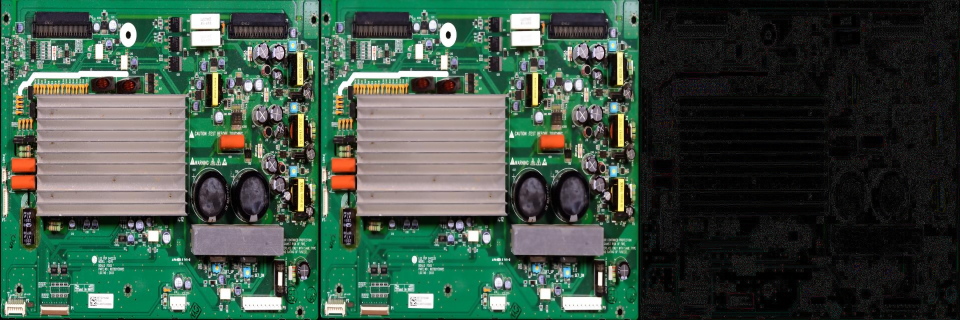
#> input picture presentation_assets/bilateral_filter_sample_comparison.png, 1920 x 640 px (shown at 1/2 size)
$ python -i enhance_pcb_adaptive_gamma.py   (imports and definitions only)
#> lines starting #> are read from the running program, lines starting #| are printed output that depends on the picture
#!/usr/bin/env python3
"""
tools/enhance_pcb_adaptive_gamma.py

Adaptive Gamma Correction & Retinex Material Enhancement for PCB Inspection.
=============================================================================
Replaces heuristic Canny binary edge detection with continuous Adaptive Gamma
Correction with Weighting Distribution (AGCWD) and illumination tone mapping.

Key Improvements over Canny:
1. Zero binary edge discontinuities (no hard 0/255 lines that corrupt conv kernels).
2. Suppresses microscopic FR-4 fiberglass weave noise instead of amplifying it.
3. Normalizes severe solder specular glare while illuminating dark component shadows.
4. Preserves continuous physical albedo and color fidelity.

Mathematical Formulation:
1. Illumination-Reflectance Decomposition: I = R ⊙ L (via edge-preserving bilateral filter).
2. Material Reflectance extraction: R = I / (L + eps).
3. Adaptive Gamma Illumination Mapping:
       P_w(l) = P_max * ((P(l) - P_min) / (P_max - P_min))^alpha
       gamma(l) = 1.0 - C_w(l)
       L_adapted = L^(gamma(L))
4. Photometric Fusion (Zero Canny):
       I_enhanced = (1 - alpha) * I_orig + alpha * (R ⊙ L_adapted)

Usage:
  1. Preview on a single image:
     python tools/enhance_pcb_adaptive_gamma.py --preview --input <path_to_image.jpg> --output preview.png

  2. Process full dataset:
     python tools/enhance_pcb_adaptive_gamma.py \
         --source datasets/pcb-unified-4class-cleaned \
         --dest datasets/pcb-adaptive-gamma-1280 \
         --alpha 0.35 --workers 8
"""

import argparse
import concurrent.futures
from pathlib import Path
import shutil
import time

import cv2
import numpy as np
import yaml


# ---------------------------------------------------------------------------
# Core Image Enhancement Functions
# ---------------------------------------------------------------------------

def compute_agaian_2023_lut(l_channel: np.ndarray) -> tuple:
    """
    Computes a 256-element Look-Up Table (LUT) for Adaptive Gamma Correction
    according to Trongtirakul, Agaian, & Wu (IEEE Access 2023, Eq. 23):

        f(L*) = L*_max * [ (L* / L*_max) ^ ( ln( c(L*) / (p(L*) - 1) + 2 ) / ln(2) ) ]

    where:
      - L* denotes the luma component in CIELAB color space.
      - L*_max is the maximum luminance in the image.
      - c(L*) is the empirical cumulative distribution function (CDF).
      - p(L*) is the empirical probability density function (PDF).
    """
    l_max = float(l_channel.max())
    if l_max <= 0:
        return np.arange(256, dtype=np.uint8), np.ones(256, dtype=np.float64)

    hist, _ = np.histogram(l_channel, bins=256, range=(0, 256))
    pdf = hist.astype(np.float64) / float(l_channel.size)
    cdf = np.cumsum(pdf)

    # Denominator: p(L*) - 1 <= 0
    denom = pdf - 1.0
    denom = np.where(denom == 0, -1e-7, denom)  # Safety against degenerate constant images

    # Ratio: c(L*) / (p(L*) - 1) is negative
    ratio = cdf / denom

    # Inside logarithm: ratio + 2 ranges strictly in [1.0, 2.0]
    inside = np.clip(ratio + 2.0, 1e-6, None)
    gamma = np.log(inside) / np.log(2.0)

    # Normalization and power mapping
    l_norm = np.arange(256, dtype=np.float64) / l_max
    lut = l_max * np.power(l_norm, gamma)
    lut_u8 = np.clip(lut, 0, 255).astype(np.uint8)

    return lut_u8, gamma


# [41 lines left out: functions compute_agcwd_lut, decompose_bilateral_retinex, not called in this run]


def enhance_pcb_agaian_adaptive_gamma(img_bgr: np.ndarray, blend: float = 1.0):
    """
    Applies Trongtirakul, Agaian & Wu (IEEE Access 2023) Adaptive Gamma Correction
    in CIELAB Color Space (Zero Canny Discontinuities, Zero Hue Shift).
    """
    lab = cv2.cvtColor(img_bgr, cv2.COLOR_BGR2LAB)
    L, a, b = cv2.split(lab)

    lut, gamma = compute_agaian_2023_lut(L)
    L_enh = cv2.LUT(L, lut)

    if blend < 1.0:
        L_final = np.clip((1.0 - blend) * L.astype(np.float32) + blend * L_enh.astype(np.float32), 0, 255).astype(np.uint8)
    else:
        L_final = L_enh

    lab_enh = cv2.merge([L_final, a, b])
    bgr_enh = cv2.cvtColor(lab_enh, cv2.COLOR_LAB2BGR)
    return bgr_enh, L, L_final, lut, gamma


def enhance_pcb_adaptive_gamma(img_bgr: np.ndarray, alpha: float = 0.35, agc_alpha: float = 0.5, method: str = "agaian2023"):
    """
    Dispatches to selected adaptive gamma method:
      - 'agaian2023': Trongtirakul & Agaian (IEEE Access 2023, Eq. 23) in CIELAB
      - 'agcwd': Huang et al. (2013) Bilateral Retinex AGCWD
    """
    if method == "agaian2023":
        bgr_enh, L_orig, L_final, lut, gamma = enhance_pcb_agaian_adaptive_gamma(img_bgr, blend=alpha if alpha > 0 else 1.0)
        return bgr_enh, L_orig, L_final, lut

    # Fallback to AGCWD
    l_smooth, r_norm, img_f, l_smooth_u8 = decompose_bilateral_retinex(img_bgr)
    lut = compute_agcwd_lut(l_smooth_u8, alpha=agc_alpha)
    l_adapted_u8 = cv2.LUT(l_smooth_u8, lut)
    l_adapted = (l_adapted_u8.astype(np.float32) / 255.0)[:, :, np.newaxis]

    adapted_refl = r_norm * l_adapted
    enhanced_f = (1.0 - alpha) * img_f + alpha * adapted_refl
    enhanced = np.clip(enhanced_f * 255.0, 0, 255).astype(np.uint8)
    return enhanced, l_smooth, r_norm, l_adapted_u8


# ---------------------------------------------------------------------------
# Dataset Processing Worker
# ---------------------------------------------------------------------------

# [204 lines left out: functions process_single_image, main, not called in this run]


# [2 lines not run here, left out]

>>> import cv2
>>> picture = cv2.imread('../presentation_assets/bilateral_filter_sample_comparison.png')
#> picture is the input picture: shape (640, 1920, 3); mean B, G, R 68.7, 81.5, 61
>>> result = enhance_pcb_adaptive_gamma(picture)
#> in enhance_pcb_agaian_adaptive_gamma, `lab = cv2.cvtColor(img_bgr, cv2.COLOR_BGR2LAB)`: lab: shape (640, 1920, 3); mean of channels 0, 1, 2 82.1, 119.9, 133.7
#> in enhance_pcb_agaian_adaptive_gamma, `L, a, b = cv2.split(lab)`:
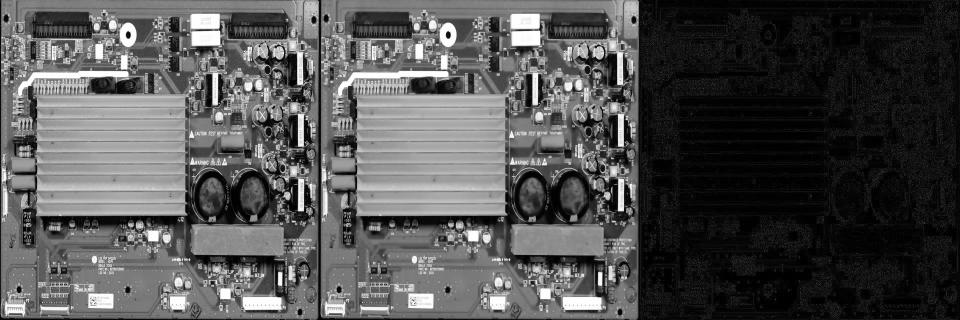
#> L: shape (640, 1920) (shown at 1/2 size); min 0, max 255, mean 82.1
#> in enhance_pcb_agaian_adaptive_gamma, `L, a, b = cv2.split(lab)`:
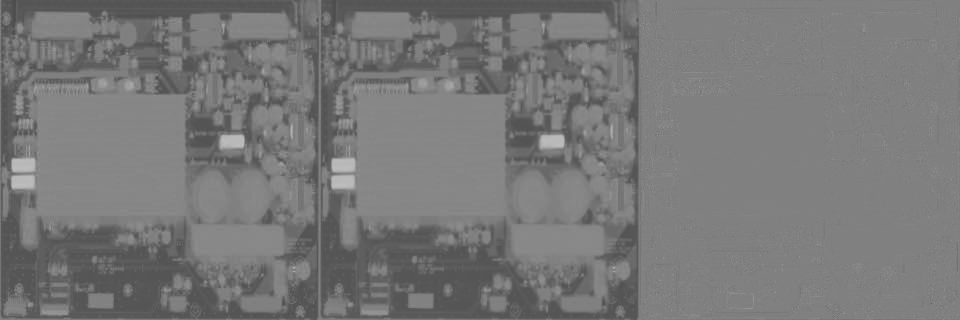
#> a: shape (640, 1920) (shown at 1/2 size); min 73, max 194, mean 119.9
#> in enhance_pcb_agaian_adaptive_gamma, `L, a, b = cv2.split(lab)`:
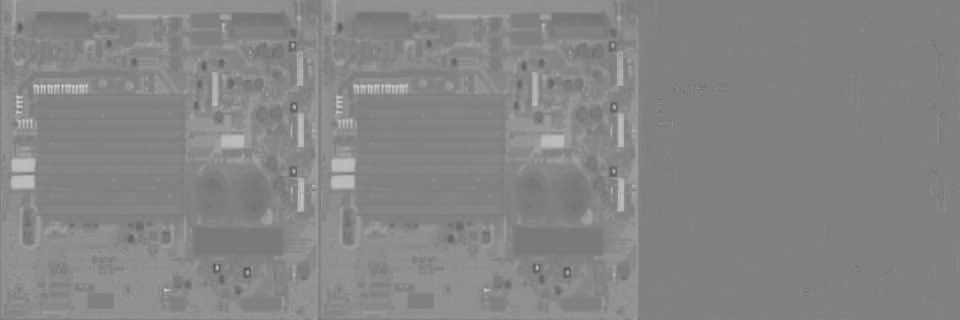
#> b: shape (640, 1920) (shown at 1/2 size); min 81, max 205, mean 133.7
#> in compute_agaian_2023_lut, `l_max = float(l_channel.max())`: l_max = 255
#> in compute_agaian_2023_lut, `hist, _ = np.histogram(l_channel, bins=256, range=(0, 256))`: hist = 256 values, max 61545 at index 2, min 0 at index 4, mean 4800
#> in compute_agaian_2023_lut, `pdf = hist.astype(np.float64) / float(l_channel.size)`: pdf = 256 values, max 0.0501 at index 2, min 0 at index 4, mean 0.00391
#> in compute_agaian_2023_lut, `cdf = np.cumsum(pdf)`: cdf = 256 values from 0.0292 to 1
#> in compute_agaian_2023_lut, `denom = pdf - 1.0`: denom = 256 values, max -0.95 at index 2, min -1 at index 4, mean -0.996
#> in compute_agaian_2023_lut, `ratio = cdf / denom`: ratio = 256 values, max -0.0301 at index 0, min -1 at index 254, mean -0.681
#> in compute_agaian_2023_lut, `inside = np.clip(ratio + 2.0, 1e-6, None)`: inside = 256 values, max 1.97 at index 0, min 0.995 at index 254, mean 1.32
#> in compute_agaian_2023_lut, `gamma = np.log(inside) / np.log(2.0)`: gamma = 256 values, max 0.978 at index 0, min -0.00653 at index 254, mean 0.373
#> in compute_agaian_2023_lut, `l_norm = np.arange(256, dtype=np.float64) / l_max`: l_norm = 256 values from 0 to 1
#> in compute_agaian_2023_lut, `lut = l_max * np.power(l_norm, gamma)`: lut = 256 values, max 255 at index 254, min 0 at index 0, mean 172.8
#> in compute_agaian_2023_lut, `lut_u8 = np.clip(lut, 0, 255).astype(np.uint8)`: lut_u8 = 256 values from 0 to 255
#> in enhance_pcb_agaian_adaptive_gamma, `L_enh = cv2.LUT(L, lut)`:
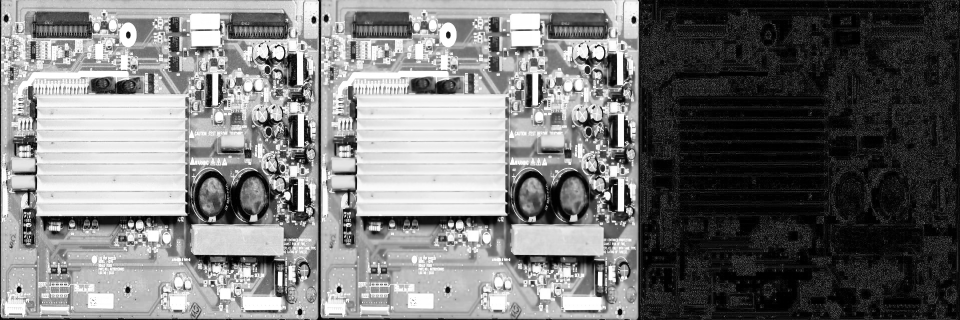
#> L_enh: shape (640, 1920) (shown at 1/2 size); min 0, max 255, mean 120.2
#> in enhance_pcb_agaian_adaptive_gamma, `L_final = np.clip((1.0 - blend) * L.astype(np.float32) + blend * L_enh..`:
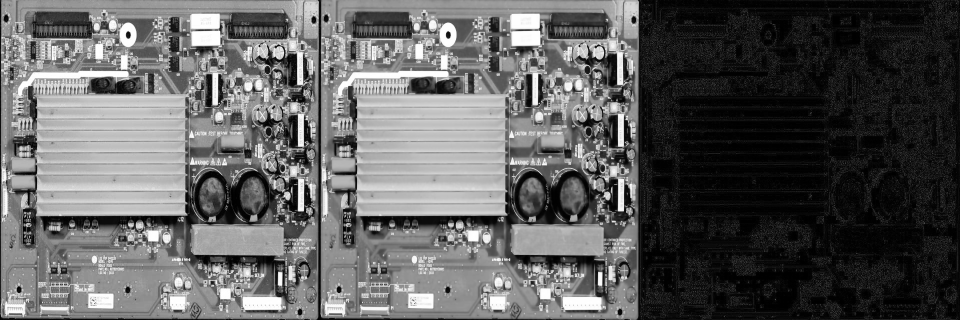
#> L_final: shape (640, 1920) (shown at 1/2 size); min 0, max 255, mean 95
#> in enhance_pcb_agaian_adaptive_gamma, `lab_enh = cv2.merge([L_final, a, b])`: lab_enh: shape (640, 1920, 3); mean of channels 0, 1, 2 95, 119.9, 133.7
#> in enhance_pcb_agaian_adaptive_gamma, `bgr_enh = cv2.cvtColor(lab_enh, cv2.COLOR_LAB2BGR)`:
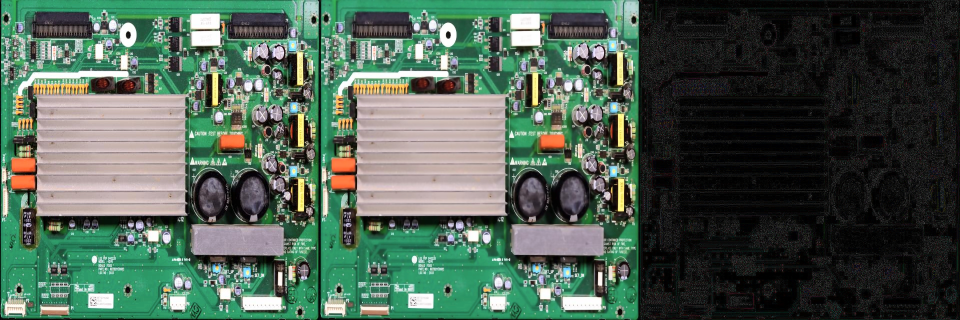
#> bgr_enh: shape (640, 1920, 3) (shown at 1/2 size); mean B, G, R 81.4, 94.7, 76.2
